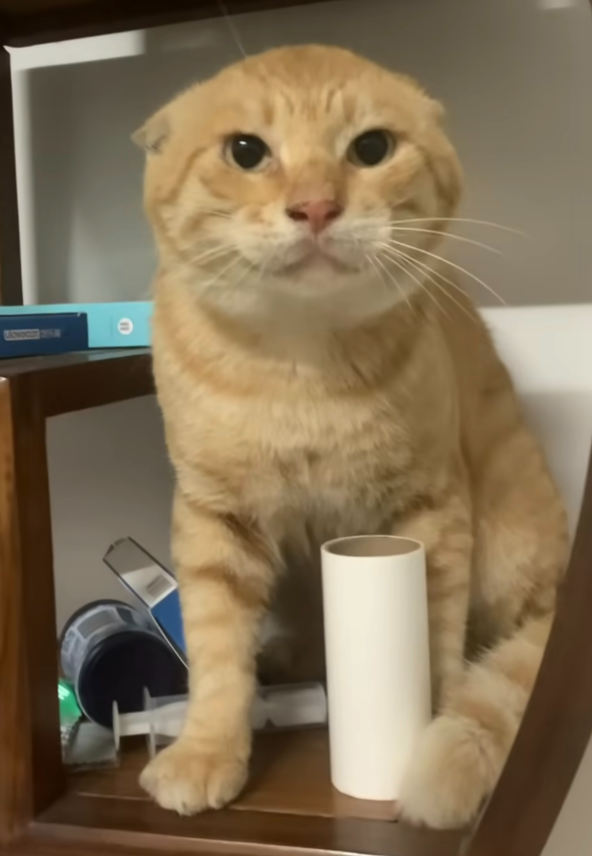
#> input picture test.png, 592 x 856 px
$ python Canny.py
#> lines starting #> are read from the running program, lines starting #| are printed output that depends on the picture
### GaussianFilter/GaussFilter.py
import numpy as np

from Conv2d.conv2d_simple import Conv2d

def GaussianFunction(sigma: float, x, y) -> np.float16:
    # Normalization Constant
    const = 1.0/(2 * np.pi * (sigma ** 2))
    # exp
    gauss_exp = np.exp(-((x ** 2) + (y ** 2))/(2 * (sigma ** 2)))

    return const * gauss_exp

def GetGaussianKernel(size: int, sigma: float) -> np.ndarray:
    matrix = np.zeros((size, size))
    for i in range(size):
        for j in range(size):
            matrix[i][j] = GaussianFunction(sigma, i - (size // 2), j - (size // 2))

    return matrix / np.sum(matrix)

def GaussianFilter(img: np.ndarray, kernel_size: int, sigma: float) -> np.ndarray:
    kernel = GetGaussianKernel(kernel_size, sigma)

    return Conv2d(img, kernel)

### Conv2d/conv2d_simple.py
import numpy as np

def Padding(img: np.ndarray, padding_size: int) -> np.ndarray:
    if len(img.shape) == 3:
        h, w, c = img.shape
        new_img = np.zeros((h + 2 * padding_size, w + 2 * padding_size, c), dtype=np.float64)

        new_img[padding_size: padding_size + h, padding_size: padding_size + w, :] = img
    else:
        h, w = img.shape
        new_img = np.zeros((h + 2 * padding_size, w + 2 * padding_size), dtype=np.float64)

        new_img[padding_size: padding_size + h, padding_size: padding_size + w] = img

    return new_img

def Conv2d(img: np.ndarray, kernel: np.ndarray) -> np.ndarray:
    if len(img.shape) == 3:
        h, w, c = img.shape
        new_img = np.zeros((h, w, c), dtype=np.float64)
    else:
        h, w = img.shape
        new_img = np.zeros((h, w), dtype=np.float64)

    offset = kernel.shape[0] // 2

    img_padding = Padding(img, offset)

    for i in range(h):
        for j in range(w):
            sub_img = img_padding[i:i + kernel.shape[0], j:j + kernel.shape[0]]
            if len(img.shape) == 3:
                res = sub_img * kernel[:, :, None]
            else:
                res = sub_img * kernel


            new_img[i][j] = res.sum(axis=(0, 1))

    return new_img

### Canny.py
from Conv2d.conv2d_simple import Conv2d
from GaussianFilter.GaussFilter import GaussianFilter
import numpy as np
import cv2

def GetGradients(img: np.ndarray):
    h, w = img.shape

    Gx = np.array([
        [-1, 0, 1],
        [-2, 0, 2],
        [-1, 0, 1]
    ])

    Gy = np.linalg.matrix_transpose(Gx)

    Gx_img = Conv2d(img, Gx)
    Gy_img = Conv2d(img, Gy)

    gradients = np.zeros((h, w), dtype=np.float64)
    theta = np.zeros((h, w), dtype=np.float64)

    for i in range(h):
        for j in range(w):
            gradients[i][j] = np.sqrt((Gx_img[i][j] ** 2) + (Gy_img[i][j] ** 2))
            theta[i][j] = np.arctan2(Gy_img[i][j], Gx_img[i][j])

    return gradients, theta

# [36 lines left out: function NMS, not called in this run]

img = cv2.imread('test.png')
#> img is the input picture: shape (856, 592, 3); mean B, G, R 85.4, 112.3, 130
img = cv2.cvtColor(img, cv2.COLOR_BGR2GRAY)
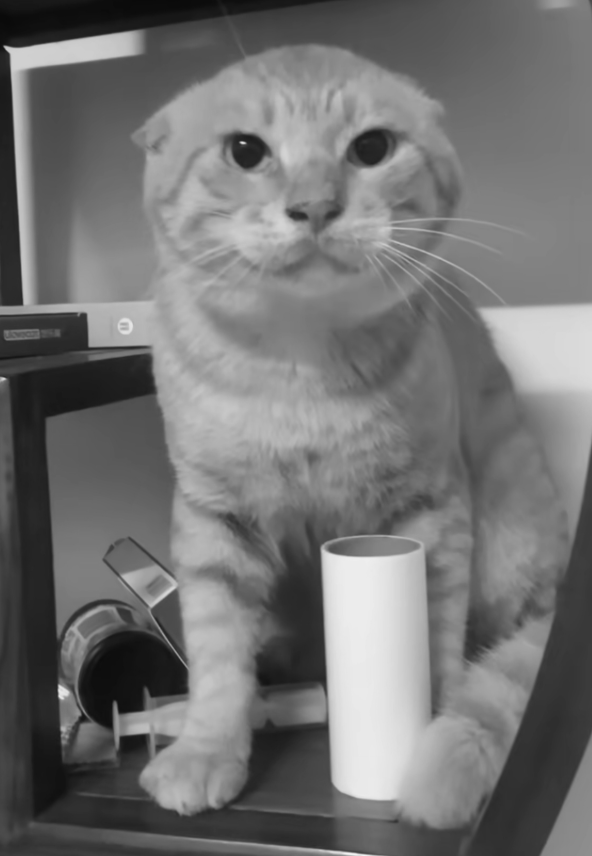
#> img: shape (856, 592); min 9, max 243, mean 114.5

gauss = GaussianFilter(img, 5, 5)
#> in Padding, `new_img[padding_size: padding_size + h, padding_size: padding_size + w..`:
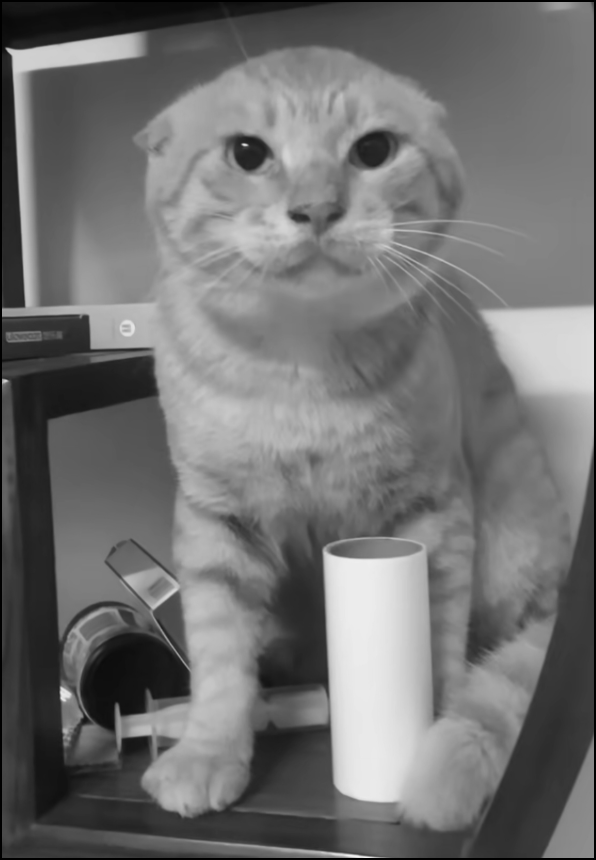
#> new_img: shape (860, 596) float64; min 0, max 243, mean 113.2

grad, theta = GetGradients(gauss)
#> (the run stopped early here; a loop or call above may not have finished)

$ run again, with branch.jpeg saved as test.png
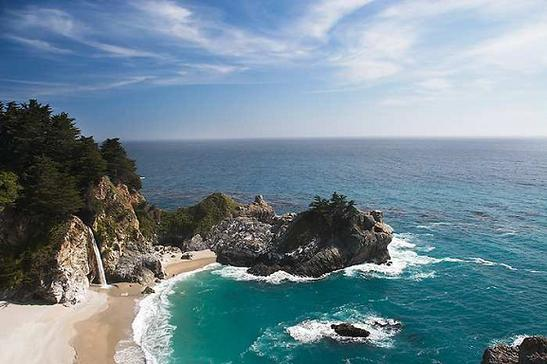
#> input picture branch.jpeg, 547 x 364 px
#> img is the input picture: shape (364, 547, 3); mean B, G, R 148, 135.8, 112.8
#> `img = cv2.cvtColor(img, cv2.COLOR_BGR2GRAY)`:
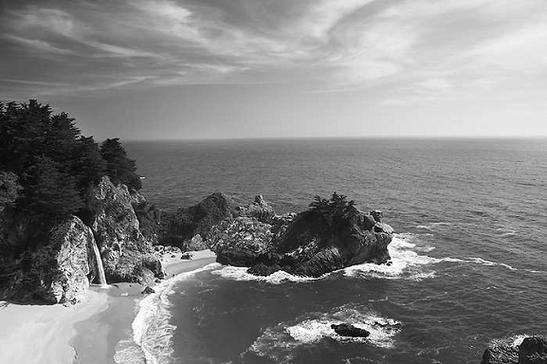
#> img: shape (364, 547); min 0, max 255, mean 130.3
#> after the loop in Conv2d, `for i in range(h):`:
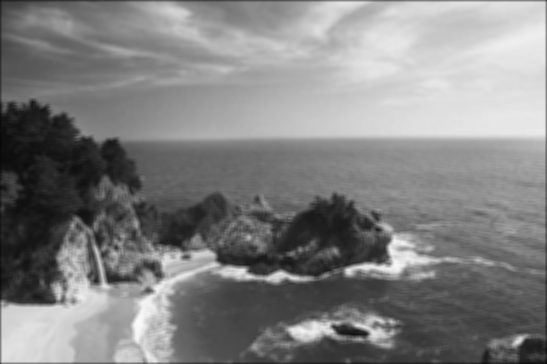
#> new_img: shape (364, 547) float64; min 7.61, max 251.4, mean 129.6
